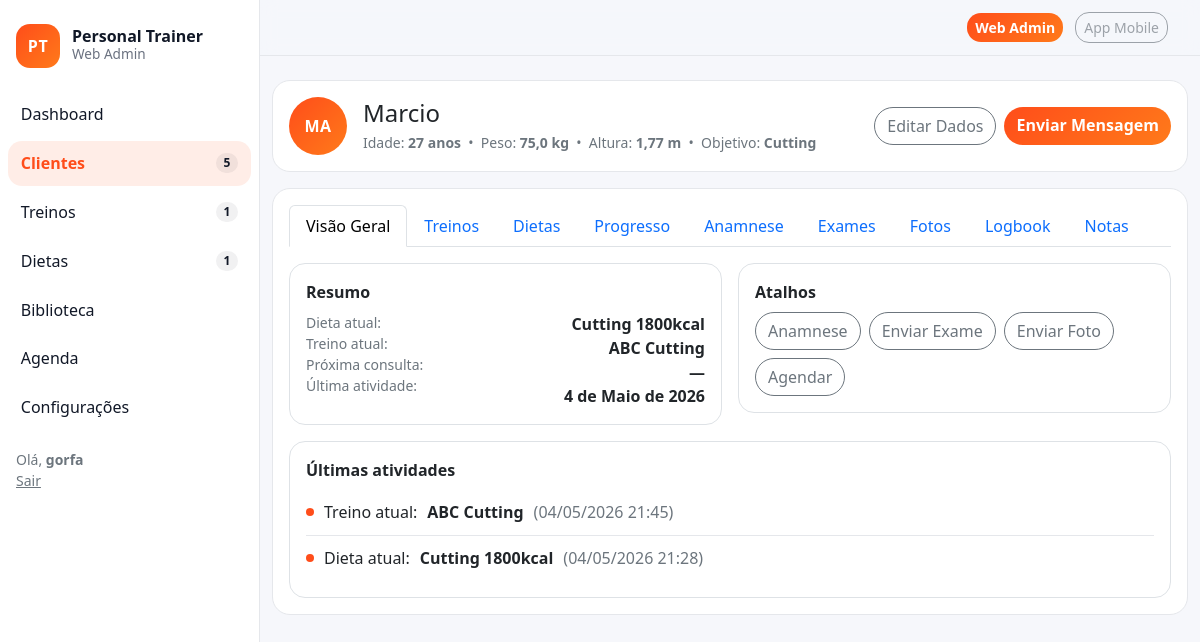
The page /crm/6/ (signed in) on the database as committed earlier.
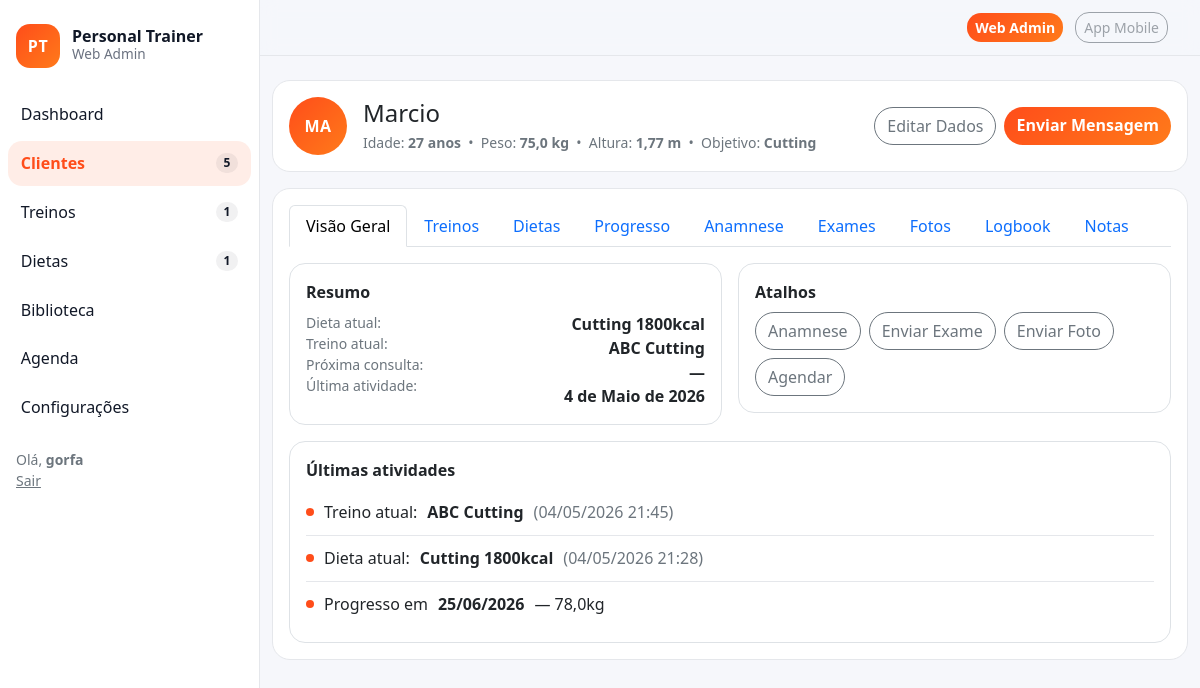
The same page on the database as committed later.
### logbook/models.py (models this page shows, shortened)
class ProgressRecord(models.Model):
    client = models.ForeignKey(Client, on_delete=models.CASCADE, related_name="progress")
    date = models.DateField()
    weight_kg = models.DecimalField(max_digits=5, decimal_places=1, null=True, blank=True)
    notes = models.CharField(max_length=240, blank=True)
    class Meta:
        ordering = ["-date"]

### crm/views.py (the view)
# urls.py: path("<int:pk>/", views.ClientDetailView.as_view(), name="client_detail"),
class ClientDetailView(LoginRequiredMixin, DetailView):
    model = Client
    template_name = "crm/client_detail.html"
    context_object_name = "client"
    def get_context_data(self, **kwargs):
        ctx = super().get_context_data(**kwargs)
        client = self.object
        ctx["active_tab"] = "overview"
        ctx["current_workout"] = client.workouts.select_related("plan").filter(is_current=True).order_by("-applied_at").first()
        ctx["current_diet"] = client.diets.select_related("plan").filter(is_current=True).order_by("-applied_at").first()
        ctx["latest_progress"] = client.progress.all()[:8]
        ctx["latest_files"] = client.files.all()[:6]
        ctx["latest_notes"] = client.notes.all()[:4]
        ctx["next_appointments"] = Appointment.objects.filter(client=client, starts_at__gte=timezone.now()).order_by("starts_at")[:5]
        return ctx

### core/context_processors.py (called while the page is built)
def nav_counts(request):
    try:
        return {
            "nav_clients_count": Client.objects.filter(status=Client.Status.ACTIVE).count(),
            "nav_workouts_today": WorkoutPlan.objects.filter(is_active=True).count(),
            "nav_diets_active": DietPlan.objects.filter(is_active=True).count(),
            "nav_alerts_count": Alert.objects.filter(is_open=True).count(),
        }
    except Exception:
        return {"nav_clients_count": 0, "nav_workouts_today": 0, "nav_diets_active": 0, "nav_alerts_count": 0}

### crm/models.py (called while the page is built)
    def __str__(self) -> str:
        return self.name

### crm/templates/crm/client_detail.html (shortened to what this page needs)
{% extends "base.html" %}
{% block content %}
<div class="card mb-3">
  <div class="card-body d-flex align-items-center justify-content-between flex-wrap gap-3">
    <div class="d-flex align-items-center gap-3">
      <div class="brand-mark" style="width:58px;height:58px;border-radius:999px;">
        {{ client.full_name|slice:":1"|upper }}{{ client.full_name|slice:"1:2"|upper }}
      </div>
      <div>
        <h1 class="h4 mb-1">{{ client.full_name }}</h1>
        <div class="text-secondary small">
          Idade: <strong>{{ client.age }} anos</strong> &nbsp;•&nbsp;
          Peso: <strong>{{ client.weight_kg }} kg</strong> &nbsp;•&nbsp;
          Altura: <strong>{{ client.height_m }} m</strong> &nbsp;•&nbsp;
          Objetivo: <strong>{{ client.plan|default:"—" }}</strong>
        </div>
      </div>
    </div>
    <div class="d-flex gap-2">
      <a class="btn btn-outline-secondary btn-pill" href="{% url 'crm:client_update' client.pk %}">Editar Dados</a>
      <a class="btn btn-brand btn-pill" href="{% url 'crm:client_logbook' client.pk %}">Enviar Mensagem</a>
    </div>
  </div>
</div>
<div class="card">
  <div class="card-body">
    {% include "crm/_client_tabs.html" with client=client active_tab=active_tab %}
    <div class="row g-3">
      <div class="col-12 col-lg-6">
        <div class="p-3 border rounded-4">
          <div class="fw-bold mb-2">Resumo</div>
          <div class="d-flex justify-content-between">
            <div class="text-secondary small">
              Dieta atual:<br>
              Treino atual:<br>
              Próxima consulta:<br>
              Última atividade:
            </div>
            <div class="text-end">
              <div class="fw-bold">{% if current_diet %}{{ current_diet.plan.name }}{% else %}—{% endif %}</div>
              <div class="fw-bold">{% if current_workout %}{{ current_workout.plan.name }}{% else %}—{% endif %}</div>
              <div class="fw-bold">
                {% if next_appointments.0 %}
                  {{ next_appointments.0.starts_at|date:"d/m/Y H:i" }}
                {% else %}
                  —
                {% endif %}
              </div>
              <div class="fw-bold">{{ client.last_activity_at|default:"—" }}</div>
            </div>
          </div>
        </div>
      </div>
      <div class="col-12 col-lg-6">
        <div class="p-3 border rounded-4">
          <div class="fw-bold mb-2">Atalhos</div>
          <div class="d-flex flex-wrap gap-2">
            <a class="btn btn-outline-secondary btn-pill" href="{% url 'crm:client_anamnesis' client.pk %}">Anamnese</a>
            <a class="btn btn-outline-secondary btn-pill" href="{% url 'crm:client_exams' client.pk %}">Enviar Exame</a>
            <a class="btn btn-outline-secondary btn-pill" href="{% url 'crm:client_photos' client.pk %}">Enviar Foto</a>
            <a class="btn btn-outline-secondary btn-pill" href="{% url 'agenda:appointment_create' %}?client={{ client.pk }}">Agendar</a>
          </div>
        </div>
      </div>
      <div class="col-12">
        <div class="p-3 border rounded-4">
          <div class="fw-bold mb-2">Últimas atividades</div>
          <ul class="activity mb-0">
            {% if current_workout %}
              <li><span class="dot"></span> Treino atual: <strong>{{ current_workout.plan.name }}</strong> <span class="text-secondary">({{ current_workout.applied_at|date:"d/m/Y H:i" }})</span></li>
            {% endif %}
            {% if current_diet %}
              <li><span class="dot"></span> Dieta atual: <strong>{{ current_diet.plan.name }}</strong> <span class="text-secondary">({{ current_diet.applied_at|date:"d/m/Y H:i" }})</span></li>
            {% endif %}
            {% for p in latest_progress %}
              <li><span class="dot"></span> Progresso em <strong>{{ p.date|date:"d/m/Y" }}</strong> {% if p.weight_kg %}— {{ p.weight_kg }}kg{% endif %}</li>
            {% endfor %}
          </ul>
        </div>
      </div>
    </div>
  </div>
</div>
{% endblock %}

Rows that differ between the two databases and show on the page:
added ProgressRecord: date "25/06/2026", weight_kg "78,0"
